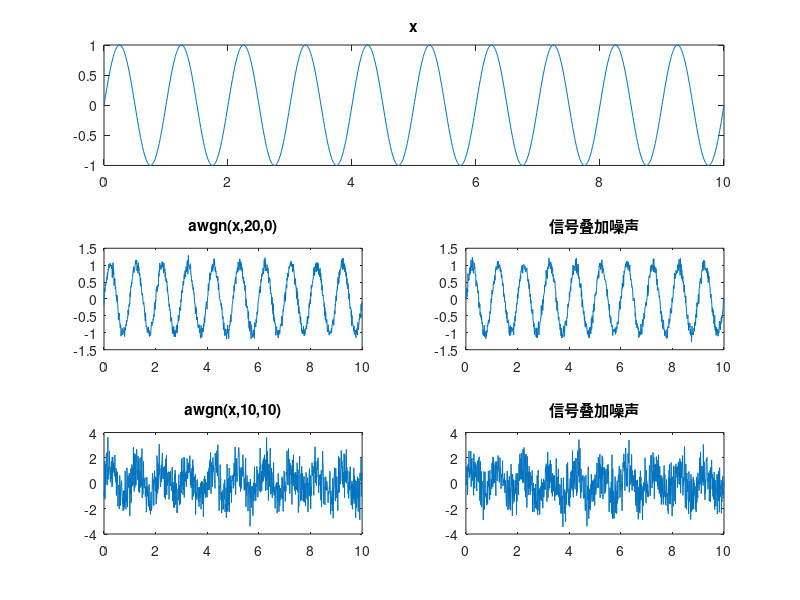

MATLAB code for this plot:
%% 信号x
t=0:0.01:10;
x=sin(2*pi*t);
subplot(3,2,[1 2]);plot(t,x);title('x');
%% 对比1
% 信噪比和信号指定功率
snr=20;
px_dBW=0;
% 调用awgn函数直接计算
y1=awgn(x,snr,px_dBW); 
subplot(3,2,3);plot(t,y1);title(['awgn(x,',num2str(snr),',',num2str(px_dBW),')']);
% 调用randn函数产生噪声序列再叠加
pn_W=10^((px_dBW-snr)/10);
n=sqrt(pn_W)*randn(1,length(x));
y2=x+n;
subplot(3,2,4);plot(t,y2);title('信号叠加噪声');
%% 对比2
% 信噪比和信号指定功率
snr=10;
px_dBW=10;
% 调用awgn函数直接计算
y1=awgn(x,snr,px_dBW);
subplot(3,2,5);plot(t,y1);title(['awgn(x,',num2str(snr),',',num2str(px_dBW),')']);
% 调用randn函数产生噪声序列再叠加
pn_W=10^((px_dBW-snr)/10);
n=sqrt(pn_W)*randn(1,length(x));
y2=x+n;
subplot(3,2,6);plot(t,y2);title('信号叠加噪声');
